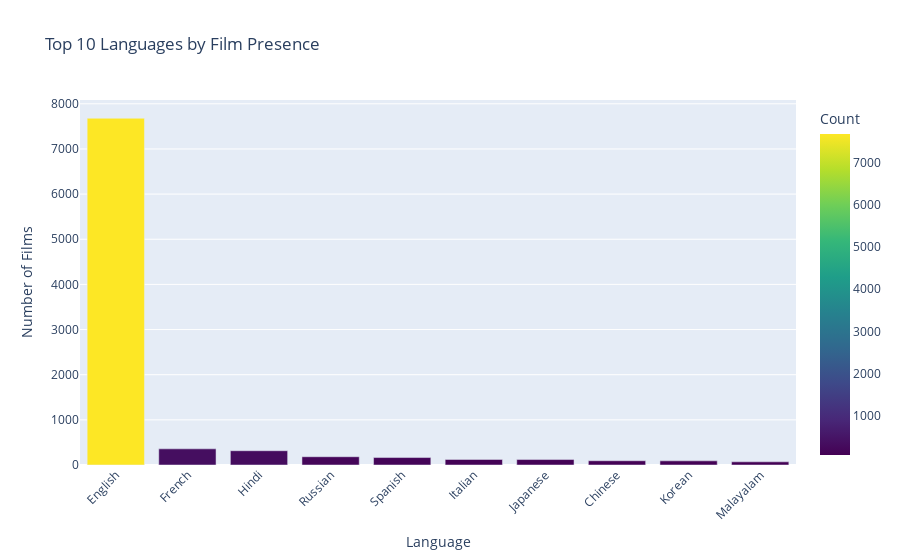

The code cell stored with this chart in its notebook:
### Markdown cell above
Languages

### Code cell
fig_languages = px.bar(
    languages_count.head(10),
    x='Language',
    y='Count',
    title='Top 10 Languages by Film Presence',
    color='Count',
    color_continuous_scale='Viridis'
)
fig_languages.update_layout(
    xaxis_title='Language',
    yaxis_title='Number of Films',
    xaxis_tickangle=-45
)

fig_languages.show()

### Figure 1 — Plotly figure (JSON) as saved in the notebook; plotly's stock layout.template omitted (floating-point values rounded to 4 significant figures)
{"data": [{"alignmentgroup": "True", "hovertemplate": "Language=%{x}<br>Count=%{marker.color}<extra></extra>", "legendgroup": "", "marker": {"color": [7680, 358, 316, 183, 165, 123, 121, 94, 92, 70], "coloraxis": "coloraxis", "pattern": {"shape": ""}}, "name": "", "offsetgroup": "", "orientation": "v", "showlegend": false, "textposition": "auto", "type": "bar", "x": ["English", "French", "Hindi", "Russian", "Spanish", "Italian", "Japanese", "Chinese", "Korean", "Malayalam"], "xaxis": "x", "y": [7680, 358, 316, 183, 165, 123, 121, 94, 92, 70], "yaxis": "y"}], "layout": {"barmode": "relative", "coloraxis": {"colorbar": {"title": {"text": "Count"}}, "colorscale": [[0, "#440154"], [0.1111, "#482878"], [0.2222, "#3e4989"], [0.3333, "#31688e"], [0.4444, "#26828e"], [0.5556, "#1f9e89"], [0.6667, "#35b779"], [0.7778, "#6ece58"], [0.8889, "#b5de2b"], [1, "#fde725"]]}, "legend": {"tracegroupgap": 0}, "title": {"text": "Top 10 Languages by Film Presence"}, "xaxis": {"anchor": "y", "domain": [0, 1], "tickangle": -45, "title": {"text": "Language"}}, "yaxis": {"anchor": "x", "domain": [0, 1], "title": {"text": "Number of Films"}}}}
